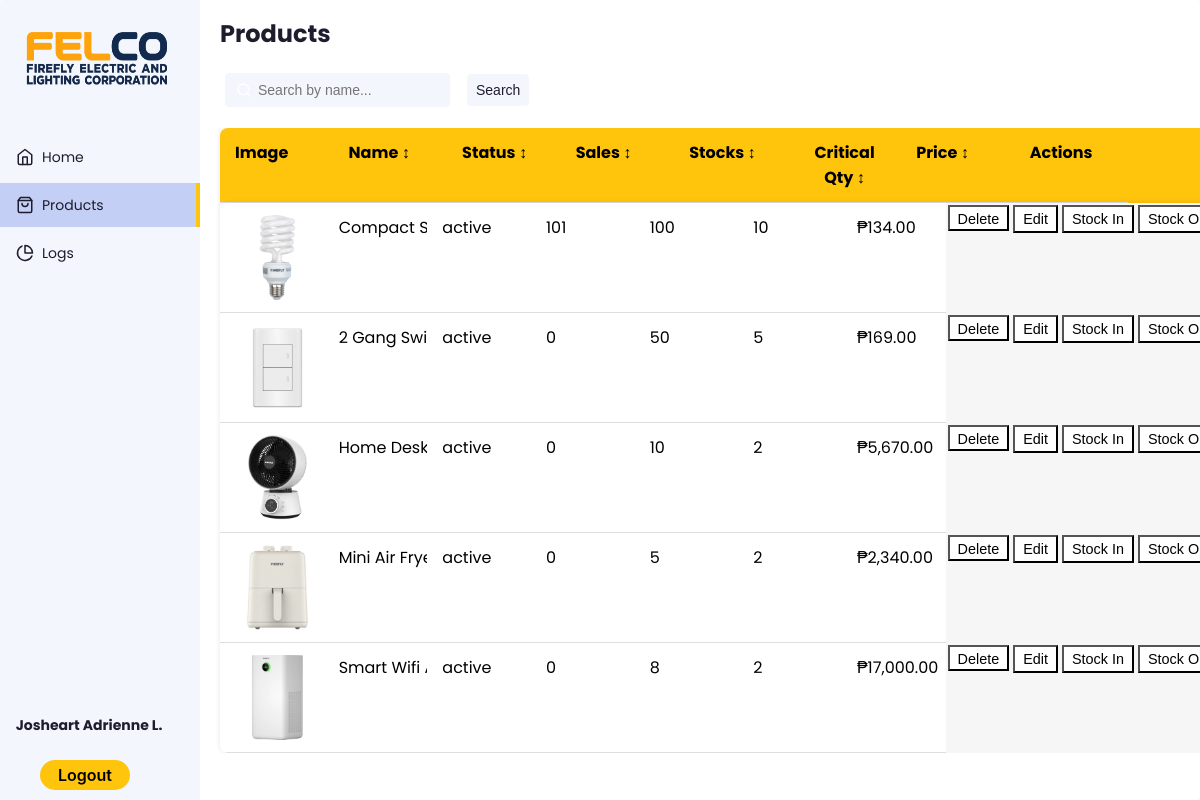
Screenshot of /products.php (signed in) with the database file from the repository.
### tables this page shows
CREATE TABLE `account` (
  `id` int(5) NOT NULL,
  `first_name` varchar(50) NOT NULL,
  `last_name` varchar(50) NOT NULL,
  `email` varchar(50) NOT NULL,
  `password` varchar(255) NOT NULL
);

CREATE TABLE `product` (
  `id` int(5) NOT NULL,
  `name` varchar(50) NOT NULL,
  `sales` int(11) NOT NULL DEFAULT 0,
  `stocks` int(11) NOT NULL DEFAULT 0,
  `criticalQty` int(5) NOT NULL DEFAULT 5,
  `price` decimal(10,2) NOT NULL,
  `picture` blob NOT NULL,
  `status` enum('active','disabled') NOT NULL DEFAULT 'active'
);

### products.php (the view, shortened to what this page needs)
<?php
$servername = "localhost";
$username = "root";
$password = "";
$database = "itisdev";
$conn = new mysqli($servername, $username, $password, $database);
$userEmail = $_SESSION['user'];
$stmt = $conn->prepare("SELECT first_name, last_name FROM account WHERE email = ?");
$stmt->bind_param("s", $userEmail);
$stmt->execute();
$stmt->bind_result($firstName, $lastName);
$lastInitial = strtoupper(substr($lastName, 0, 1));
$displayName = $firstName . " " . $lastInitial . ".";
$sql = "SELECT id, picture, name, status, sales, stocks, criticalQty, price FROM product";
$result = $conn->query($sql);
?>
<!DOCTYPE html>
<html lang="en">
<head>
  <link rel="stylesheet" href="https://cdnjs.cloudflare.com/ajax/libs/normalize/5.0.0/normalize.min.css">
  <link rel="stylesheet" href="./style.css">
</head>
<body>
  <div class="app-container">
    <div class="sidebar">
      <div class="sidebar-header">
        <div class="app-icon">
        <img src="logo.png?v=1.0" alt="App Logo" style="width: 165px; height: 80px;"/>
        </div>
      </div>
      <ul class="sidebar-list">
        <li class="sidebar-list-item">
          <a href="dashboard.php">
            <svg xmlns="http://www.w3.org/2000/svg" width="18" height="18" viewBox="0 0 24 24" fill="none"
              stroke="currentColor" stroke-width="2" stroke-linecap="round" stroke-linejoin="round"
              class="feather feather-home">
              <path d="M3 9l9-7 9 7v11a2 2 0 0 1-2 2H5a2 2 0 0 1-2-2z" />
              <polyline points="9 22 9 12 15 12 15 22" />
            </svg>
            <span>Home</span>
          </a>
        </li>
        <li class="sidebar-list-item active">
          <a href="products.php">
            <span>Products</span>
          </a>
        </li>
        <li class="sidebar-list-item">
          <a href="logs.php">
            <svg xmlns="http://www.w3.org/2000/svg" width="18" height="18" viewBox="0 0 24 24" fill="none"
              stroke="currentColor" stroke-width="2" stroke-linecap="round" stroke-linejoin="round"
              class="feather feather-pie-chart">
              <path d="M21.21 15.89A10 10 0 1 1 8 2.83" />
              <path d="M22 12A10 10 0 0 0 12 2v10z" />
            </svg>
            <span>Logs</span>
          </a>
        </li>
      </ul>
      <div class="account-info">
    <div class="account-info-name">
      <b><?php echo htmlspecialchars($displayName); ?></b>
    </div>
</div>
<div style="display: flex;
            flex-direction: row;
            align-items: center;">
      <a href="logout.php" class="logout" style="text-decoration: none; color: inherit;">Logout</a>
    </div>
    </div>
    <div class="app-content">
      <div class="app-content-header">
        <h1 class="app-content-headerText">Products</h1>
      </div>
      <div class="app-content-actions">
        <form method="GET" action="products.php" style="display: flex; align-items: center; gap: 10px;">
          <input
            class="search-bar"
            type="text"
            name="search"
            placeholder="Search by name..."
            value="<?php echo isset($_GET['search']) ? htmlspecialchars($_GET['search']) : ''; ?>">
          <button type="submit" class="action-button">Search</button>
        </form>
      </div>
      <div class="products-area-wrapper tableView">
        <div class="table">
        <div class="table-header">
        <div class="header__item">
          <a class="filter__link">Image</a>
        </div>
        <div class="header__item">
          <a class="filter__link">Name <span class="sort-icon">&#8597;</span></a>
        </div>
        <div class="header__item">
          <a class="filter__link">Status <span class="sort-icon">&#8597;</span></a>
        </div>
        <div class="header__item">
          <a class="filter__link">Sales <span class="sort-icon">&#8597;</span></a>
        </div>
        <div class="header__item">
          <a class="filter__link">Stocks <span class="sort-icon">&#8597;</span></a>
        </div>
        <div class="header__item">
          <a class="filter__link">Critical Qty <span class="sort-icon">&#8597;</span></a>
        </div>
        <div class="header__item">
          <a class="filter__link">Price <span class="sort-icon">&#8597;</span></a>
        </div>
        <div class="header__item" style="margin-right:230px;">
          <a class="filter__link">Actions</a>
        </div>
      </div>
      <div class="table-content">
  <?php
  if ($result->num_rows > 0) {
    echo "<div class='table'>";
    while ($row = $result->fetch_assoc()) {
      echo "<div class='table-row'>
              <div class='table-data'><img src='{$row['picture']}' alt='Product Image' style='max-width: 150px; height: auto;'></div>
              <div class='table-data'>{$row['name']}</div>
              <div class='table-data'>{$row['status']}</div>
              <div class='table-data'>{$row['sales']}</div>
              <div class='table-data'>{$row['stocks']}</div>
              <div class='table-data'>{$row['criticalQty']}</div>
              <div class='table-data'>₱" . number_format($row['price'], 2) . "</div>
              <form action='products.php' method='POST' style='display: flex; margin-bottom: 80px;' onsubmit=\"return confirm('Are you sure you want to delete this product?');\">
                <input type='hidden' name='delete_product_id' value='{$row['id']}'>
                <button type='submit' style='background-color:white;'>Delete</button>
              </form>
              <button type='button' style='display: flex; margin-bottom: 80px; background-color:white;' onclick=\"openEditModal(
                {$row['id']},
                '{$row['name']}',
                '{$row['status']}',
                {$row['criticalQty']},
                {$row['price']},
                '{$row['picture']}'
              )\">Edit</button>
              <button type='button' style='display: flex; margin-bottom: 80px; background-color:white;' onclick=\"openStockInModal({$row['id']}, '{$row['name']}', {$row['stocks']})\">Stock In</button>
              <button type='button' style='display: flex; margin-bottom: 80px; background-color:white;' onclick=\"openStockOutModal({$row['id']}, '{$row['name']}', {$row['stocks']})\">Stock Out</button>
              <button type='button' style='display: flex; margin-bottom: 80px; background-color:white;' onclick=\"openStockAdjustModal({$row['id']}, '{$row['name']}', {$row['stocks']})\">Stock Adjustment</button>
            </div>";
    }
    echo "</div>";
  } else {
    echo "<div class='table-row'><div class='table-data' colspan='8'>No products found</div></div>";
  }
  ?>
</div>
    </div>
  </div>
</body>
</html>

### style.css (style rules this page uses)
:root { --app-bg: #fff; --sidebar: #f3f6fd; --sidebar-main-color: #1f1c2e; --table-border: #1a2131; --table-header: #1a2131; --app-content-main-color: #1f1c2e; --sidebar-link: #1f1c2e; --sidebar-hover-link: rgba(195, 207, 244, 0.5); --sidebar-active-link: rgba(195, 207, 244, 1); --action-color: #ffc40c; --action-color-hover: #6291fd; --app-content-secondary-color: #f3f6fd; --filter-reset: #2c394f; --filter-shadow: rgba(99, 99, 99, 0.2) 0px 2px 8px 0px; }
body, html { margin: 0; padding: 0; height: 100%; width: 100%; }
body { overflow: hidden; font-family: "Poppins", sans-serif; background-color: var(--app-bg); -webkit-font-smoothing: antialiased; -moz-osx-font-smoothing: grayscale; }
.app-container { border-radius: 4px; width: 100%; height: 100%; max-height: 100%; max-width: 1280px; display: flex; overflow: hidden; box-shadow: rgba(99, 99, 99, 0.2) 0px 2px 8px 0px; max-width: 2000px; margin: 0 auto; }
.sidebar { flex-basis: 200px; max-width: 200px; flex-shrink: 0; background-color: var(--sidebar); display: flex; flex-direction: column; }
.sidebar-header { display: flex; align-items: center; justify-content: space-between; padding: 16px; }
.sidebar-list { list-style-type: none; padding: 0; }
.sidebar-list-item { position: relative; margin-bottom: 4px; }
.sidebar-list-item a { display: flex; align-items: center; width: 100%; padding: 10px 16px; color: var(--sidebar-link); text-decoration: none; font-size: 14px; line-height: 24px; }
.sidebar-list-item svg { margin-right: 8px; }
.sidebar-list-item.active { background-color: var(--sidebar-active-link); }
.sidebar-list-item.active:before { content: ""; position: absolute; right: 0; background-color: var(--action-color); height: 100%; width: 4px; }
.account-info { display: flex; flex-direction: column; align-items: center; padding: 16px; margin-top: auto; }
.account-info-name { font-size: 14px; color: var(--sidebar-main-color); margin: 0 8px; overflow: hidden; max-width: 100%; text-overflow: ellipsis; white-space: nowrap; margin-bottom: 8px; margin-right: 30px; }
.app-icon { color: var(--sidebar-main-color); }
.app-content { padding: 16px; background-color: var(--app-bg); height: 100%; flex: 1; max-height: 100%; display: flex; flex-direction: column; }
.app-content-header { display: flex; align-items: center; justify-content: space-between; padding: 0 4px; }
.app-content-headerText { color: var(--app-content-main-color); font-size: 24px; line-height: 32px; margin: 0; }
.app-content-actions { display: flex; justify-content: space-between; align-items: center; padding: 16px 4px; }
.search-bar { background-color: var(--app-content-secondary-color); border: 1px solid var(--app-content-secondary-color); color: var(--app-content-main-color); font-size: 14px; line-height: 24px; border-radius: 4px; padding: 0px 10px 0px 32px; height: 32px; background-size: 16px; background-repeat: no-repeat; background-position: left 10px center; width: 100%; max-width: 320px; transition: 0.2s; }
.search-bar:placeholder { color: var(--app-content-main-color); }
.action-button { border-radius: 4px; height: 32px; background-color: var(--app-content-secondary-color); border: 1px solid var(--app-content-secondary-color); display: flex; align-items: center; color: var(--app-content-main-color); font-size: 14px; cursor: pointer; }
.products-area-wrapper { width: 100%; max-height: 100%; overflow: auto; padding: 0 4px; }

### rows the page displays
account: displayName "Josheart Adrienne L."
product: picture (picture), name "Compact…", status "active", sales "101", stocks "100", criticalQty "10", price "134.00"
product: picture (picture), name "2 Gang…", status "active", sales "0", stocks "50", criticalQty "5", price "169.00"
product: picture (picture), name "Home Desk…", status "active", sales "0", stocks "10", criticalQty "2", price "5,670.00"
product: picture (picture), name "Mini Air…", status "active", sales "0", stocks "5", criticalQty "2", price "2,340.00"
product: picture (picture), name "Smart Wifi…", status "active", sales "0", stocks "8", criticalQty "2", price "17,000.00"
